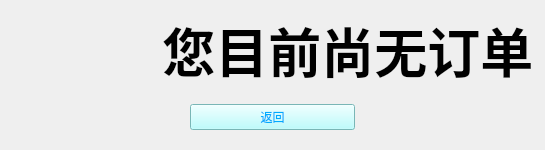
   <widget class="QWidget" name="page_6">
    <layout class="QVBoxLayout" name="verticalLayout_5">
     <item>
      <widget class="QLabel" name="label_26">
       <property name="font">
        <font>
         <family>微软雅黑</family>
         <pointsize>40</pointsize>
         <weight>75</weight>
         <bold>true</bold>
        </font>
       </property>
       <property name="text">
        <string>           您目前尚无订单</string>
       </property>
      </widget>
     </item>
     <item>
      <widget class="QWidget" name="widget_19" native="true">
       <layout class="QHBoxLayout" name="horizontalLayout_18">
        <item>
         <widget class="QLabel" name="label_27">
          <property name="text">
           <string/>
          </property>
         </widget>
        </item>
        <item>
         <widget class="QPushButton" name="Ptn_p6_b">
          <property name="styleSheet">
           <string notr="true">QPushButton {font: 10pt &quot;微软雅黑&quot;;
background-color: rgb(170, 255, 255);
color: rgb(0, 170, 255);}
QPushButton:hover { 
background-color: rgb(151, 227, 227);
color: rgb(255, 255, 255);}</string>
          </property>
          <property name="text">
           <string>返回</string>
          </property>
         </widget>
        </item>
        <item>
         <widget class="QLabel" name="label_28">
          <property name="text">
           <string/>
          </property>
         </widget>
        </item>
       </layout>
      </widget>
     </item>
    </layout>
   </widget>
